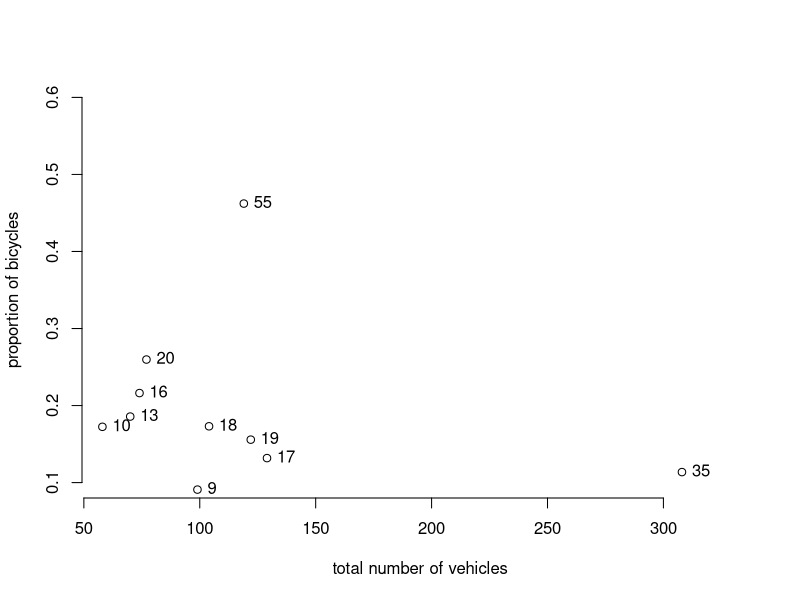
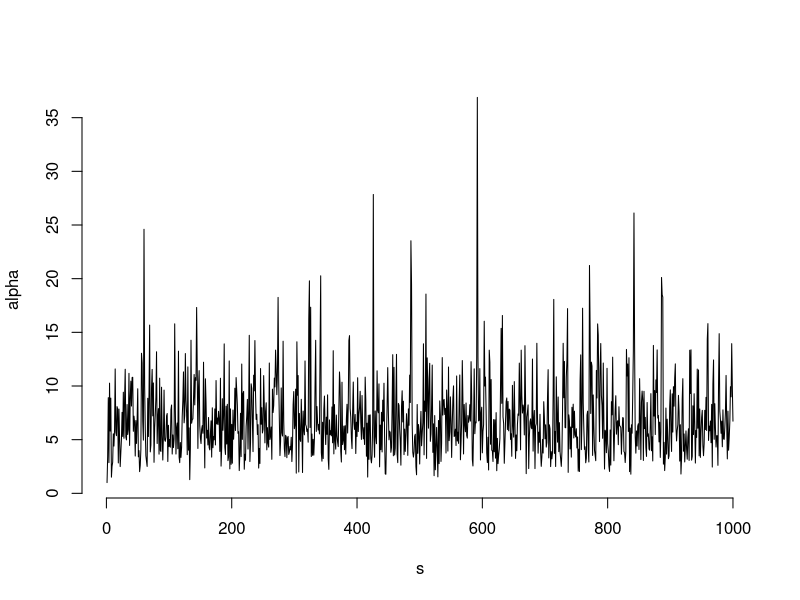
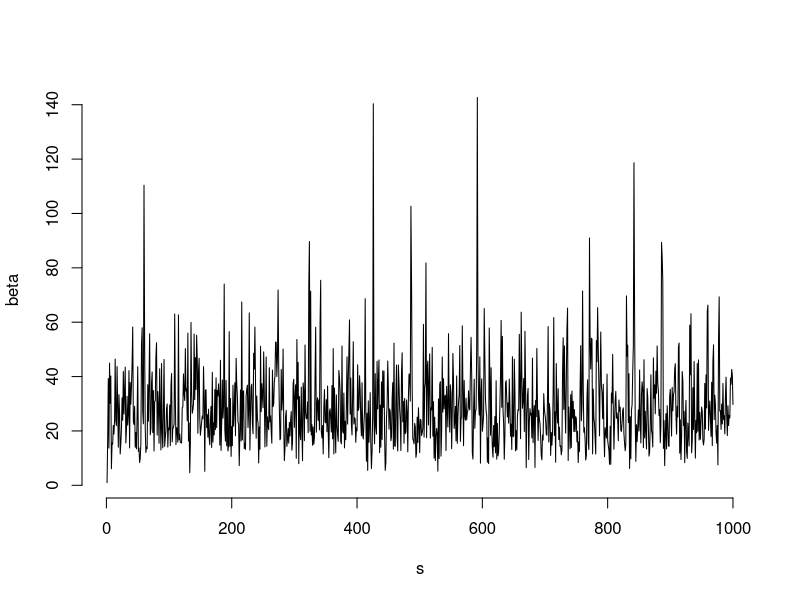
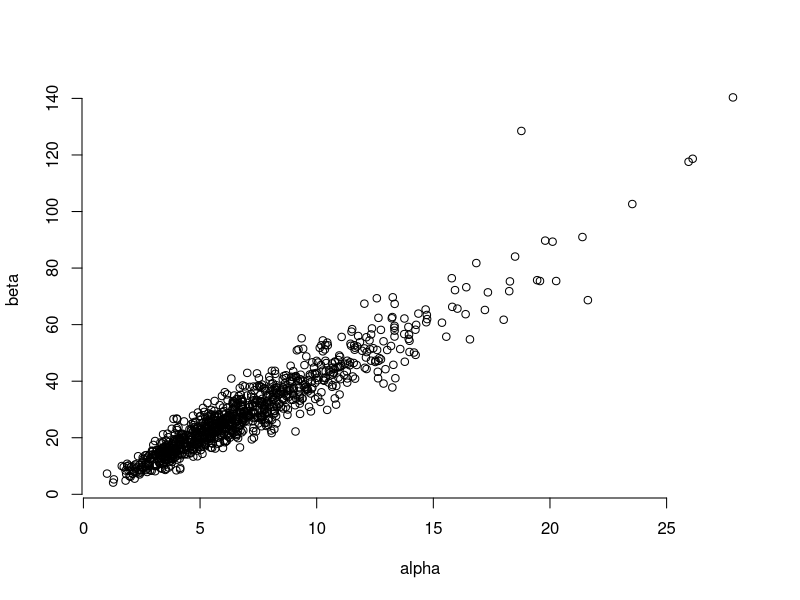
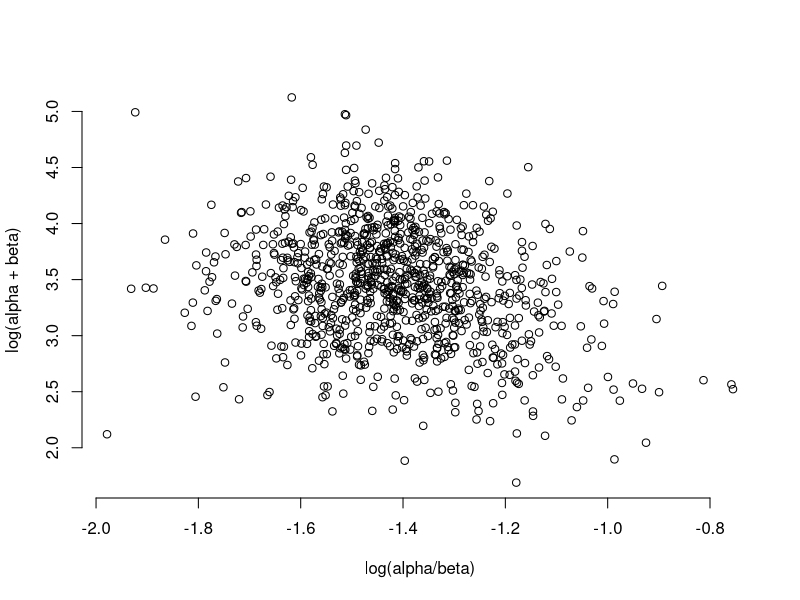

Source code (R) for these figures, in order: (Note: this script raises an error after producing the figures.)
library(coda)


y<-c(16,9,10,13,19,20,18,17,35,55)
c.oth<-c(58,90,48,57,103,57,86,112,273,64)
n<-y+c.oth
m <- length(n)
par(mfrow=c(1,1))
## plot the data
plot(n, y/n, bty="n", main="", xlim=c(60,330),ylim=c(0.1,0.6),
     ylab="proportion of bicycles", xlab="total number of vehicles")
text(n,y/n,labels=as.character(y),pos=4)
points(n[m], y[m], col=2, pch=19)
abline(0, y[m]/n[m], col=2)

## ab.marg.llik:
##
## function for calculating the marginal log-likelihood
## of the alpha and beta parameters to the hierarchical
## beta-binomial model

ab.marg.llik <- function(alpha, beta, y, n)
{
  m <- length(y)
  const <- m*(lgamma(alpha + beta) - lgamma(alpha) - lgamma(beta))
  lprod <- sum(lgamma(alpha + y) + lgamma(beta + n - y) - lgamma(alpha + beta + n))
  return(const + lprod)
}


## ab.lprior:
##
## function for evaluating the log-prior of alpha and
## beta for the hierarchical beta-binomial model

ab.lprior <- function(alpha, beta)
{
  return((alpha + beta)^(-5/2))
}


## set up the MCMC, allocate space, etc
S <- 100000
alpha <- beta <- rep(NA, S)
alpha[1] <- 1
beta[1] <- 1 
lpost <- ab.marg.llik(alpha[1], beta[1], y, n) + ab.lprior(alpha[1], beta[1])
L <- 1
U <- 2

## MCMC rounds for alpha and beta
for(s in 2:S) {
  
  ## propose new alpha and calculate new log posteiror
  aprime <- runif(1, L*alpha[s-1]/U, L*alpha[s-1]*U)
  lprime <- ab.marg.llik(aprime, beta[s-1], y, n) + ab.lprior(aprime, beta[s-1])
  
  ## accept or reject the proposal
  if(runif(1) < exp(lprime - lpost) * alpha[s-1]/aprime) {  ## accept
    alpha[s] <- aprime
    lpost <- lprime
  } else alpha[s] <- alpha[s-1]  ## reject
  
  
  ## propose new BETA and calculate new log posteiror
  bprime <- runif(1, L*beta[s-1]/U, U*beta[s-1]*L)
  lprime <- ab.marg.llik(alpha[s], bprime, y, n) + ab.lprior(alpha[s], bprime)
  
  ## accept or reject the proposal
  if(runif(1) < exp(lprime - lpost) * beta[s-1]/bprime) {  ## accept
    beta[s] <- bprime
    lpost <- lprime
  } else beta[s] <- beta[s-1]  ## reject
  
}


##
## trace plots of the sampled parameters, and ESS
##

## alpha
plot(alpha[seq(1,S,100)], type="l", bty="n", xlab="s", ylab="alpha")
effectiveSize(alpha[-(1:10)])

## beta
plot(beta[seq(1,S,100)], type="l", bty="n", xlab="s", ylab="beta")
effectiveSize(beta[-(1:10)])

## plot the joint samples
plot(alpha[seq(100,S,100)], beta[seq(100,S,100)],
     bty="n", xlab="alpha", ylab="beta")

## plot a useful transformation of the joint samples
plot(log(alpha/beta)[seq(100,S,100)], log(alpha + beta)[seq(100,S,100)], bty="n",
     xlab="log(alpha/beta)", ylab="log(alpha + beta)")


##
## converting samples of alpha and beta into samples of theta
##

## allocate space for the samples
theta <- matrix(NA, nrow=S, ncol=m)

## gather the samples by direct MC
for(j in 1:m) {
  theta[,j] <- rbeta(S, alpha + y[j], beta + n[j] - y[j])
}

## calculate the posterior means of the theta samples


## plot the posterior means to assess shrinkage
plot(theta.mean, y/n, bty="n", ylab="theta-bar", xlab="y/n")
points(theta.mean[m], y[m]/n[m], col="red", pch=19)
abline(0,1)

## plotting the difference between theta-bar
## and y/n as a function of n
plot(n, theta.mean - y/n, bty="n", xlab="n", ylab="theta-bar - y/n")
points(n[m], theta.mean[m] - y[m]/n[m], col="red", pch=19)
abline(h=0)

## comparing the ms trial to the previous 70
theta.pooled <- apply(theta[-(1:100),], 1, mean)
dm <- density(theta[-(1:100),m])
dab <- density((alpha/(alpha+beta))[-(1:100)])
ylim <- range(c(dm$y, dab$y))
plot(dm, lwd=2, bty="n", ylim=ylim, main="",
     xlab="theta")
lines(dab, col=2, lty=2, lwd=2)
legend("topleft", c("rat F344", "a/(a+b)"), col=1:2,
       lwd=2, lty=1:2, bty="n")


## posterior expectations
mean(theta[-(1:100),m])
mean((alpha/beta)[-(1:100)])
mean(theta[-(1:100),m] > (alpha/(alpha+beta))[-(1:100)])